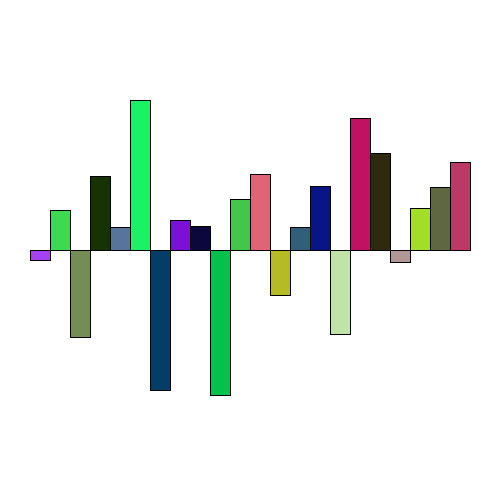
Frame 1 (no input)
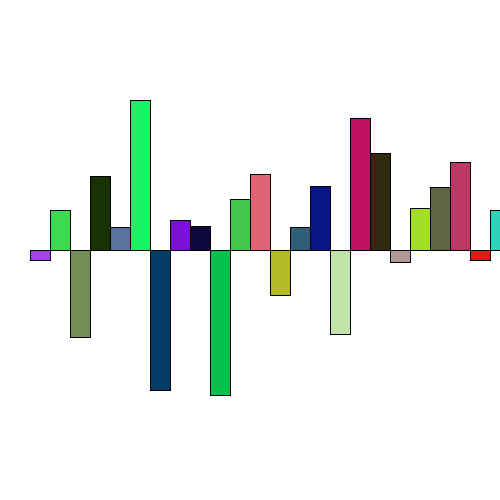
Frame 60 (the mouse pressed at the canvas centre just before this capture)
Frame 120 (the mouse held since frame 60 and released just before this capture): identical to frame 60, image omitted

The Processing sketch that drew these frames (run headless with seeded random() and noise(); from frame 60 on, the mouse is pressed at the canvas centre):

// Processing sketch: processing_165152
// ── processing_165152.pde

int x = 10;
int y = 250;
int[] niceBars = {-10,40,-87,74,23,150,-140,30,24,-145,51,76,-45,23,64,-84,132,97,-12,42,63,88};
void setup(){
size(500,500);
background(255);

}
void draw(){

for(int n = 0; n< niceBars.length; n++){
  fill(random(255),random(255),random(255));
  x += 20;
  rect(x,y,20,-niceBars[n]);
}
}
